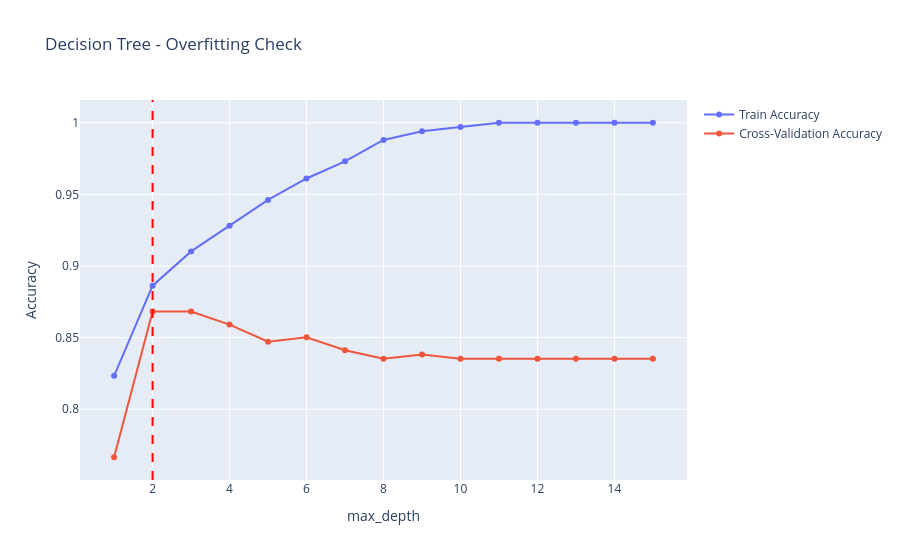

Notebook cell for this chart:
### Code cell
fig = go.Figure()
fig.add_trace(go.Scatter(x=list(depths), y=train_scores, mode='lines+markers', name='Train Accuracy'))
fig.add_trace(go.Scatter(x=list(depths), y=cv_scores, mode='lines+markers', name='Cross-Validation Accuracy'))
fig.add_vline(x=best_depth, line_dash='dash', line_color='red')
fig.update_layout(title='Decision Tree - Overfitting Check', xaxis_title='max_depth', yaxis_title='Accuracy')
fig.show()

### Figure 1 — Plotly figure (JSON) as saved in the notebook; plotly's stock layout.template omitted (floating-point values rounded to 4 significant figures)
{"data": [{"mode": "lines+markers", "name": "Train Accuracy", "type": "scatter", "x": [1, 2, 3, 4, 5, 6, 7, 8, 9, 10, 11, 12, 13, 14, 15], "y": [0.8234, 0.8862, 0.9102, 0.9281, 0.9461, 0.9611, 0.9731, 0.988, 0.994, 0.997, 1.0, 1.0, 1.0, 1.0, 1.0]}, {"mode": "lines+markers", "name": "Cross-Validation Accuracy", "type": "scatter", "x": [1, 2, 3, 4, 5, 6, 7, 8, 9, 10, 11, 12, 13, 14, 15], "y": [0.7665, 0.8682, 0.8682, 0.8591, 0.8472, 0.8502, 0.8412, 0.8352, 0.8382, 0.8352, 0.8352, 0.8352, 0.8352, 0.8352, 0.8352]}], "layout": {"shapes": [{"line": {"color": "red", "dash": "dash"}, "type": "line", "x0": 2, "x1": 2, "xref": "x", "y0": 0, "y1": 1, "yref": "y domain"}], "title": {"text": "Decision Tree - Overfitting Check"}, "xaxis": {"title": {"text": "max_depth"}}, "yaxis": {"title": {"text": "Accuracy"}}}}
